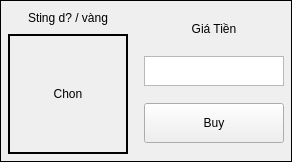
                 <widget class="QFrame" name="frame_54">
                  <property name="frameShape">
                   <enum>QFrame::Box</enum>
                  </property>
                  <layout class="QHBoxLayout" name="horizontalLayout_33">
                   <property name="leftMargin">
                    <number>2</number>
                   </property>
                   <property name="topMargin">
                    <number>2</number>
                   </property>
                   <property name="rightMargin">
                    <number>2</number>
                   </property>
                   <property name="bottomMargin">
                    <number>2</number>
                   </property>
                   <item>
                    <widget class="QFrame" name="frame_55">
                     <property name="sizePolicy">
                      <sizepolicy hsizetype="Expanding" vsizetype="Preferred">
                       <horstretch>0</horstretch>
                       <verstretch>0</verstretch>
                      </sizepolicy>
                     </property>
                     <property name="frameShape">
                      <enum>QFrame::Box</enum>
                     </property>
                     <property name="lineWidth">
                      <number>0</number>
                     </property>
                     <layout class="QVBoxLayout" name="verticalLayout_68">
                      <property name="leftMargin">
                       <number>5</number>
                      </property>
                      <property name="topMargin">
                       <number>5</number>
                      </property>
                      <property name="rightMargin">
                       <number>5</number>
                      </property>
                      <property name="bottomMargin">
                       <number>5</number>
                      </property>
                      <item>
                       <widget class="QLabel" name="nameID19">
                        <property name="sizePolicy">
                         <sizepolicy hsizetype="Expanding" vsizetype="Maximum">
                          <horstretch>0</horstretch>
                          <verstretch>0</verstretch>
                         </sizepolicy>
                        </property>
                        <property name="minimumSize">
                         <size>
                          <width>20</width>
                          <height>20</height>
                         </size>
                        </property>
                        <property name="maximumSize">
                         <size>
                          <width>5000</width>
                          <height>60</height>
                         </size>
                        </property>
                        <property name="frameShape">
                         <enum>QFrame::Box</enum>
                        </property>
                        <property name="lineWidth">
                         <number>0</number>
                        </property>
                        <property name="text">
                         <string>Sting d? / vàng</string>
                        </property>
                        <property name="alignment">
                         <set>Qt::AlignCenter</set>
                        </property>
                       </widget>
                      </item>
                      <item>
                       <widget class="QLabel" name="imageID19">
                        <property name="sizePolicy">
                         <sizepolicy hsizetype="Expanding" vsizetype="Maximum">
                          <horstretch>0</horstretch>
                          <verstretch>0</verstretch>
                         </sizepolicy>
                        </property>
                        <property name="minimumSize">
                         <size>
                          <width>120</width>
                          <height>120</height>
                         </size>
                        </property>
                        <property name="maximumSize">
                         <size>
                          <width>5000</width>
                          <height>250</height>
                         </size>
                        </property>
                        <property name="frameShape">
                         <enum>QFrame::Box</enum>
                        </property>
                        <property name="lineWidth">
                         <number>2</number>
                        </property>
                        <property name="text">
                         <string>Chon</string>
                        </property>
                        <property name="alignment">
                         <set>Qt::AlignCenter</set>
                        </property>
                       </widget>
                      </item>
                     </layout>
                    </widget>
                   </item>
                   <item>
                    <widget class="QFrame" name="frame_56">
                     <property name="maximumSize">
                      <size>
                       <width>150</width>
                       <height>16777215</height>
                      </size>
                     </property>
                     <layout class="QVBoxLayout" name="verticalLayout_69">
                      <property name="leftMargin">
                       <number>5</number>
                      </property>
                      <property name="topMargin">
                       <number>5</number>
                      </property>
                      <property name="rightMargin">
                       <number>5</number>
                      </property>
                      <property name="bottomMargin">
                       <number>5</number>
                      </property>
                      <item>
                       <widget class="QLabel" name="imageAc_38">
                        <property name="sizePolicy">
                         <sizepolicy hsizetype="Maximum" vsizetype="Maximum">
                          <horstretch>0</horstretch>
                          <verstretch>0</verstretch>
                         </sizepolicy>
                        </property>
                        <property name="minimumSize">
                         <size>
                          <width>20</width>
                          <height>20</height>
                         </size>
                        </property>
                        <property name="maximumSize">
                         <size>
                          <width>150</width>
                          <height>20</height>
                         </size>
                        </property>
                        <property name="frameShape">
                         <enum>QFrame::Box</enum>
                        </property>
                        <property name="lineWidth">
                         <number>0</number>
                        </property>
                        <property name="text">
                         <string>Giá Tiền</string>
                        </property>
                        <property name="alignment">
                         <set>Qt::AlignCenter</set>
                        </property>
                       </widget>
                      </item>
                      <item>
                       <widget class="QTextEdit" name="totalCoinID19">
                        <property name="maximumSize">
                         <size>
                          <width>500</width>
                          <height>30</height>
                         </size>
                        </property>
                        <property name="readOnly">
                         <bool>true</bool>
                        </property>
                       </widget>
                      </item>
                      <item>
                       <widget class="QPushButton" name="btnBuyID19">
                        <property name="sizePolicy">
                         <sizepolicy hsizetype="Expanding" vsizetype="Fixed">
                          <horstretch>0</horstretch>
                          <verstretch>0</verstretch>
                         </sizepolicy>
                        </property>
                        <property name="minimumSize">
                         <size>
                          <width>0</width>
                          <height>40</height>
                         </size>
                        </property>
                        <property name="text">
                         <string>Buy</string>
                        </property>
                        <property name="ID" stdset="0">
                         <number>19</number>
                        </property>
                        <attribute name="buttonGroup">
                         <string notr="true">buy_buttonGroup</string>
                        </attribute>
                       </widget>
                      </item>
                     </layout>
                    </widget>
                   </item>
                  </layout>
                 </widget>
